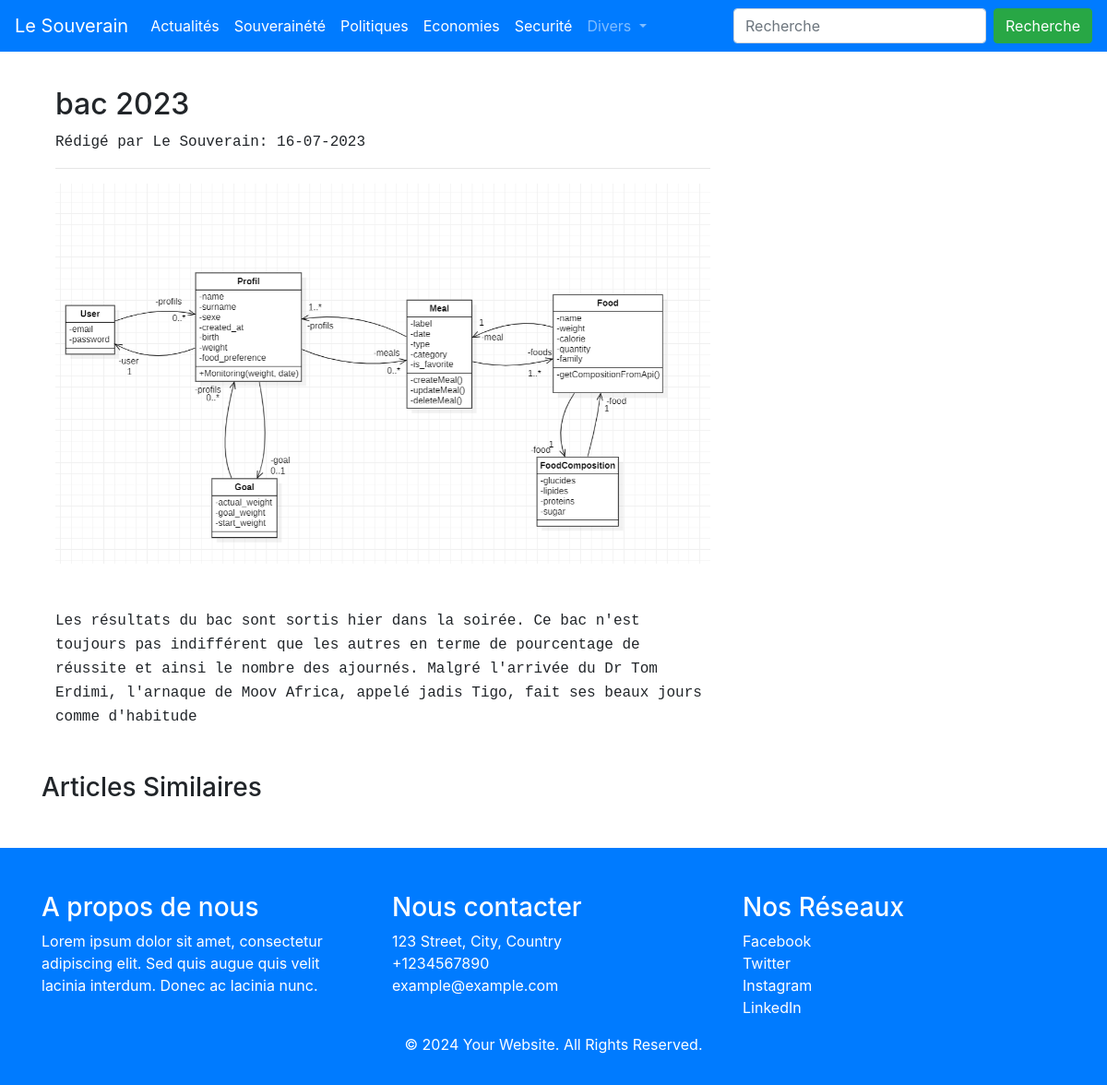
The app's page /article_detail/5 with its own data.
### article/models.py (models this page shows, shortened)
class Article(models.Model):
    title = models.CharField(max_length=200)
    description = models.TextField()
    is_viral = models.BooleanField(default=False)
    is_viewable = models.BooleanField(default=True)
    is_about_sovereignty = models.BooleanField(default=False)
    image = models.ImageField()
    user = models.ForeignKey(User, on_delete=models.CASCADE)
    category = models.CharField(choices=categories, max_length=60, blank=True)
    date_published = models.DateTimeField(auto_now_add=True)
    date_modified = models.DateTimeField(auto_now=True)

### article/views.py (the view)
# urls.py: path('article_detail/<slug:pk>', DetailArticle.as_view(), name="detail_article"),
class DetailArticle(DetailView):
    model = Article
    template_name = "detail_article.html"
    context_object_name = "article"

### templates/detail_article.html
{% extends 'base.html' %}
{% block content %}
<div class="container mt-5">
   <div class="col-md-8">
    <h2>{{ article.title }} </h2>
        <samp> Rédigé par Le Souverain: {{ article.date_published|date:'d-m-Y'}}</samp>
    <hr>
    <img src="{{ article.image.url }}" width="100%" class="pb-5" alt="">
    <samp>{{ article.description }}</samp>
   </div>
    <h3 class="mt-5">Articles Similaires</h3>
</div>
{% endblock %}

### records on screen
Article: title "bac 2023", date_published "16-07-2023", image (picture), description "Les résultats du bac sont sortis hier dans la soirée. Ce bac n'est toujours pas indifférent que les autres en terme de pourcentage de réussite et ainsi le nombre des ajournés. Malgré l'arrivée du Dr Tom Erdimi, l'arnaque de Moov Africa, appelé jadis Tigo, fait ses beaux jours comme d'habitude"
